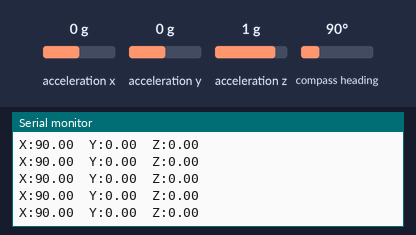
The sketch below on a simulated Arduino Uno, built with avr-gcc and run on an emulated ATmega328P. On the bench: the last lines printed to the serial monitor. Inputs (shaded band) come from the test bench; at power-on: acceleration x 0 g, acceleration z 1 g, acceleration y 0 g, compass heading 90°.

Above: at 2.2 s.
2.3 s: acceleration x set to 0.8 g
At 3.0 s:
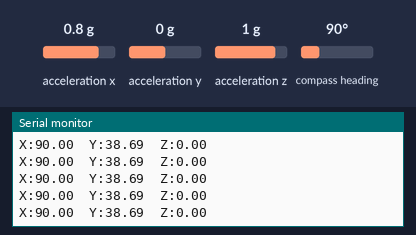
5.3 s: acceleration z set to 1.4 g
At 6.1 s:
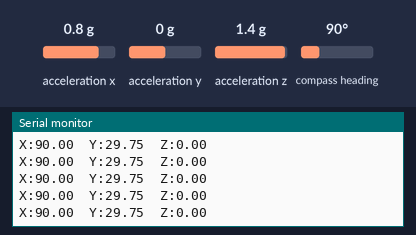
8.3 s: acceleration y set to -1.4 g
At 8.9 s:
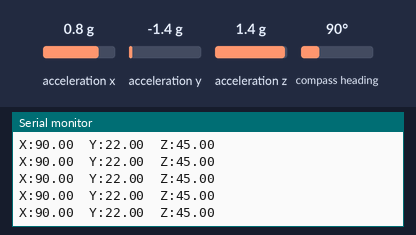
9.8 s: acceleration x set to -1.4 g
At 10.7 s:
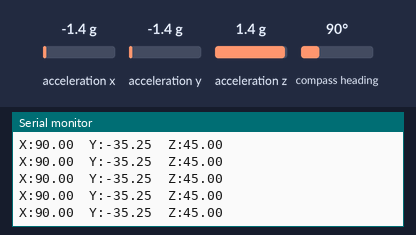
12.8 s: acceleration y set to 0 g
Timing chart, 0 to 13.0 s (numbered marks = the images above; inputs shaded):
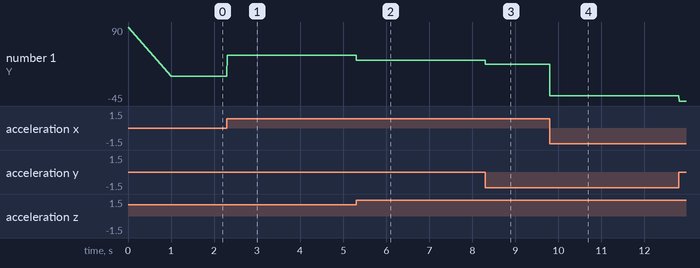

The sketch:

Acceleration_Orientation_Tracking.ino
```cpp
//things to code: isFalling, isFallingThreshold, getRotation,
#include <Wire.h>
#include <Adafruit_Sensor.h>
#include <Adafruit_BNO055.h>
#include <utility/imumaths.h>

Adafruit_BNO055 bno = Adafruit_BNO055(55, 0x28);
imu::Vector<3> originalOrientation;
int defaultOrientation[3]={0,90,0};
imu::Vector<3> getEulerOrientation(){ //returns the euler orientation vector
  //create sensor event
  sensors_event_t event;
  bno.getEvent(&event);
  return(bno.getVector(Adafruit_BNO055::VECTOR_EULER));
}

float eulerToDegreeDifference(imu::Vector<3> standard){
  imu::Vector<3> newRotation = getEulerOrientation();
  int xdiff=(int)(standard.x()-newRotation.x())%180;
  int ydiff=(int)(standard.y()-newRotation.y())%180;
  int zdiff=(int)(standard.z()-newRotation.z())%180;

  float linearAcceleration = pow(pow(xdiff,2)+pow(ydiff,2)+pow(zdiff,2),0.5);
  if(linearAcceleration>90){
    return linearAcceleration-180;
  }else{
    return linearAcceleration;
  }
}

int getRollDiff(imu::Vector<3> standard, int isDefault=0){//returns the difference (in degrees) of the y euler angle
  imu::Vector<3> newRotation = getEulerOrientation();
  //convert angles to be between -180 and 180
  int adjNew=newRotation.y();
  int adjOld=standard.y();
  if(isDefault){
    adjOld=defaultOrientation[1];
  }

  int zdiff=(int)(adjNew-adjOld);


  if(zdiff>180)
    zdiff-=360;
  if(zdiff<-180)
    zdiff+=360;
  return zdiff;
}

int getPitchDiff(imu::Vector<3> standard, int isDefault=0){//returns the difference (in degrees) of the y euler angle
  imu::Vector<3> newRotation = getEulerOrientation();
  //convert angles to be between -180 and 180
  int adjNew=newRotation.y();
  int adjOld=standard.y();

  if(isDefault){
    adjOld=defaultOrientation[2];
  }

  int xdiff=(int)(adjNew-adjOld);
  if(xdiff>180)
    xdiff-=360;
  if(xdiff<-180)
    xdiff+=360;
  return xdiff;
}

void setup() {
  // put your setup code here, to run once:
  Serial.begin(115200);
  Serial.println("Orientation Sensor Test");

  if(!bno.begin())
  {
    /* There was a problem detecting the BNO055 ... check your connections */
    Serial.print("Ooops, no BNO055 detected ... Check your wiring or I2C ADDR!");
    while(1);
  }
  bno.setExtCrystalUse(true);

  //default orientation
  Serial.print("X:");
  Serial.print(defaultOrientation[0]);
  Serial.print("\tY:");
  Serial.print(defaultOrientation[1]);
  Serial.print("\tZ:");
  Serial.println(defaultOrientation[2]);

  Serial.print("Getting upright orientation data....");
  delay(1000);
  originalOrientation=getEulerOrientation();
  Serial.println("...Done!");

}

void loop() {
  // put your main code here, to run repeatedly:

  imu::Vector<3> orientation=getEulerOrientation();
  ///*
  Serial.print("X:");
  Serial.print(orientation.x());
  Serial.print("\tY:");
  Serial.print(orientation.y());
  Serial.print("\tZ:");
  Serial.println(orientation.z());
  //*/

  //original orientation
  /*
  Serial.print("X:");
  Serial.print(originalOrientation.x());
  Serial.print("\tY:");
  Serial.print(originalOrientation.y());
  Serial.print("\tZ:");
  Serial.println(originalOrientation.z());
  //*/
  //pitch and roll stuff
  /*
  Serial.print("Pitch Difference:");
  int pitchDifference=getPitchDiff(originalOrientation, 1);
  Serial.print(pitchDifference);
  Serial.print("\Roll Difference:");

  int rollDifference= getRollDiff(originalOrientation, 1);
  Serial.println(rollDifference);
  //*/
  //Serial.println(eulerToDegreeDifference(originalOrientation));


}
```

Measured:
- after the input at 2.3 s, the serial monitor: prints a new line at once (image 1)
- after the input at 5.3 s, the serial monitor: prints a new line at once (image 2)
- after the input at 8.3 s, the serial monitor: prints a new line at once (image 3)
- after the input at 9.8 s, the serial monitor: prints a new line at once (image 4)
- plotted number 1: 0 → 38.69 after the input at 2.3 s, 38.69 → 29.75 after the input at 5.3 s, 29.75 → 22 after the input at 8.3 s, 22 → -35.25 after the input at 9.8 s, -35.25 → -45 after the input at 12.8 s
